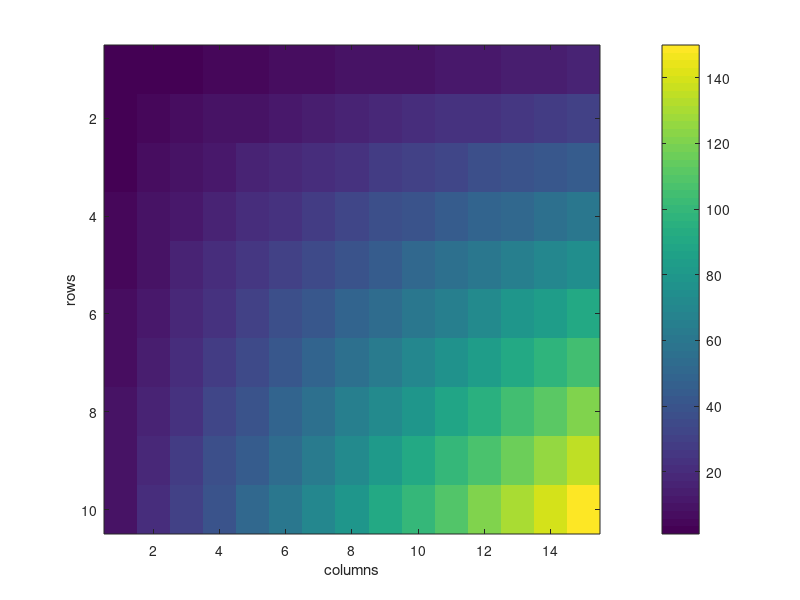
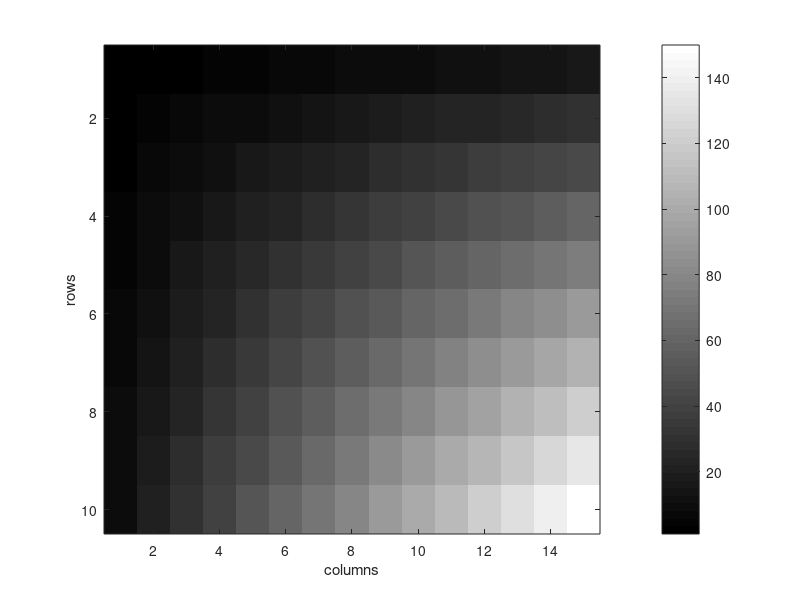

Write MATLAB code to recreate these figures, in order. (Note: this script raises an error after producing the figures.)
r = 10;
c = 15;
img = zeros(r,c);
for i = 1 : r
    for j = 1 : c
        img(i,j) = i*j;
    end
end
img

figure(1);
imagesc(img);
colorbar;
xlabel('columns');
ylabel('rows');

figure(2);
imagesc(img);
colorbar;
colormap(gray);
xlabel('columns');
ylabel('rows');



img = imread('cameraman.tif');   % requires Image Processing Toolbox
imagesc(img);
colormap(gray);
axis equal;
img(40:75,100:135) = 127;
imagesc(img);
axis equal;
imwrite(img, 'cameraman_anonymized.jpeg');

